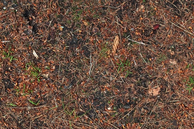
#> input picture art/pixelator/forest floor.png, 194 x 129 px, shrunk from 750 x 500 before the run; its folder holds 5 pictures in this run
$ python pixelator.py
#> lines starting #> are read from the running program, lines starting #| are printed output that depends on the picture
import math
import numpy as np
from PIL import Image, ImageDraw

# ========= SETTINGS =========
IMG_NAME = "forest floor"
INPUT_PATH = f"{IMG_NAME}.png"
OUTPUT_PATH = f"{IMG_NAME}_pixelated.png"
TRIANGLE_SIZE = 10  # side length of each triangle in pixels
# ============================


def average_color_in_triangle(img_array, vertices):
    h, w, _ = img_array.shape

    min_x = max(int(min(v[0] for v in vertices)), 0)
    max_x = min(int(max(v[0] for v in vertices)) + 1, w)
    min_y = max(int(min(v[1] for v in vertices)), 0)
    max_y = min(int(max(v[1] for v in vertices)) + 1, h)

    def point_in_triangle(px, py, v1, v2, v3):
        denom = ((v2[1] - v3[1]) * (v1[0] - v3[0]) +
                 (v3[0] - v2[0]) * (v1[1] - v3[1]))
        if denom == 0:
            return False
        a = ((v2[1] - v3[1]) * (px - v3[0]) +
             (v3[0] - v2[0]) * (py - v3[1])) / denom
        b = ((v3[1] - v1[1]) * (px - v3[0]) +
             (v1[0] - v3[0]) * (py - v3[1])) / denom
        c = 1 - a - b
        return 0 <= a <= 1 and 0 <= b <= 1 and 0 <= c <= 1

    pixels = []
    for y in range(min_y, max_y):
        for x in range(min_x, max_x):
            if point_in_triangle(x + 0.5, y + 0.5, *vertices):
                pixels.append(img_array[y, x])

    if not pixels:
        return (0, 0, 0)

    avg = np.mean(pixels, axis=0)
    return tuple(int(v) for v in avg)


def main():
    img = Image.open(INPUT_PATH).convert("RGB")
    img_array = np.array(img)
    width, height = img.size
#> width = 194; height = 129

    output = Image.new("RGB", (width, height), (0, 0, 0))
#> output: PIL image 194x129 RGB; every value is 0
    draw = ImageDraw.Draw(output)

    s = TRIANGLE_SIZE
    tri_height = s * math.sqrt(3) / 2

    # Rotated grid spacing
    col_step_x = tri_height
    col_step_y = 0
    row_step_x = 0
    row_step_y = s / 2

    cols = int(width / tri_height) + 3
#> cols = 25
    rows = int(height / (s / 2)) + 3
#> rows = 28

    for row in range(rows):
        for col in range(cols):
            x = col * col_step_x + row * row_step_x
            y = col * col_step_y + row * row_step_y

            if (row + col) % 2 == 0:
                # Right-pointing triangle ▶
                v1 = (x, y)
                v2 = (x, y + s)
                v3 = (x + tri_height, y + s / 2)
            else:
                # Left-pointing triangle ◀
                v1 = (x + tri_height, y)
                v2 = (x + tri_height, y + s)
                v3 = (x, y + s / 2)

            color = average_color_in_triangle(img_array, (v1, v2, v3))
            draw.polygon([v1, v2, v3], fill=color)

    output.save(OUTPUT_PATH)
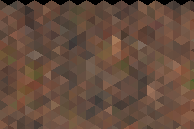
#> saved as forest floor_pixelated.png: PIL image 194x129 RGB; mean R, G, B 102.6, 76.8, 61.8
    print("Done! Saved to", OUTPUT_PATH)


if __name__ == "__main__":
    main()
